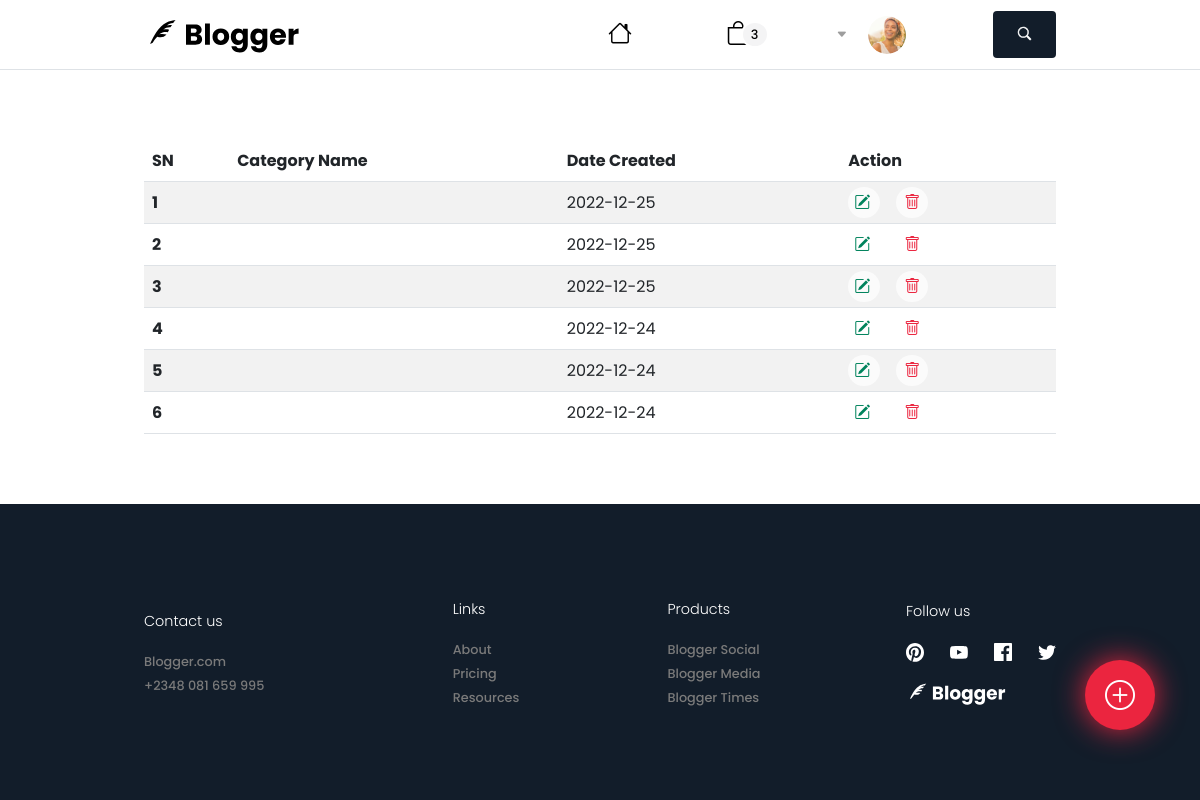
Before: /categories.php with the older database file.
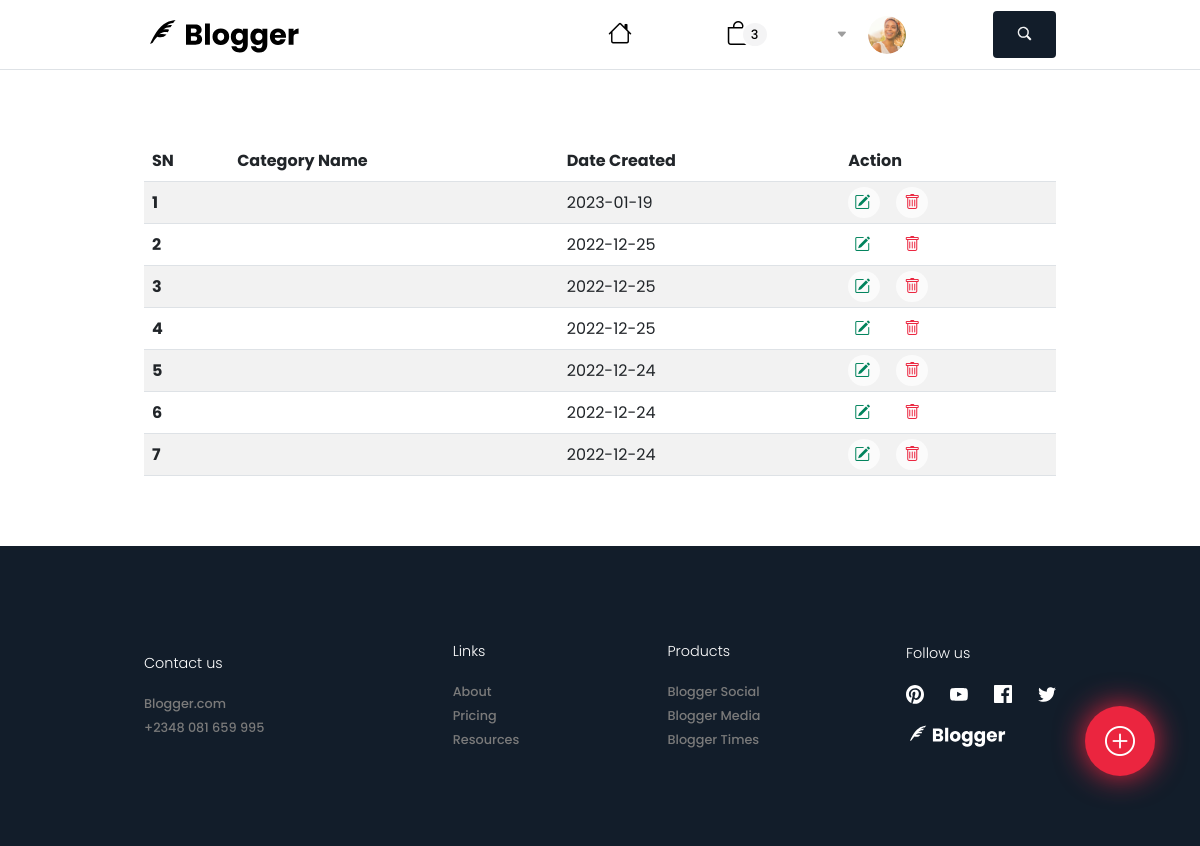
After: the same page with the newer database file.
### tables this page shows
CREATE TABLE `categories` (
  `id` int NOT NULL,
  `addCategory` varchar(255) NOT NULL,
  `dateCreated` date NOT NULL
);

### classes/dbConnect.php (called while the page is built)
<?php
    class DbConnect
    {
        protected function connect()
        {
            try
            {
                $username = 'root';
                $password = '';
                $dbConn = new PDO('mysql:host=localhost;dbname=blogger', $username, $password);
                return $dbConn;
            }
            catch (PDOException $e)
            {
                print "Connection failed: " . $e->getMessage() . "<br>";
                die();
            }
        }
    }
?>

### classes/category.queryDb.php (called while the page is built, shortened)
<?php
    class CategoryQueryDb extends DbConnect
    {
        public function fetchAllCategoryNames()
        {
            try
            {
                $stmt = $this->connect()->prepare("SELECT * FROM categories ORDER BY id DESC");
                $stmt->execute();
                return $stmt->fetchAll();
            }
            catch (Exception $e)
            {
                return $e->getMessage();
            }
        }
    }
?>

### categories.php (the view, shortened to what this page needs)
<?php
require './classes/dbConnect.php';
?>
<body>
    <div class="mainContainer">
        <?php include './headers/categoriesHeader.php' ?>
        <section class="categoriesWrapper">
            <table class="table table-striped table-hover">
                <thead>
                    <tr>
                        <th scope="col">SN</th>
                        <th scope="col">Category Name</th>
                        <th scope="col">Date Created</th>
                        <th scope="col">Action</th>
                    </tr>
                </thead>
                <tbody>
                    <?php
                        $result = new CategoryQueryDb();
                        $categories = $result->fetchAllCategoryNames();
                        foreach ($categories as $key => $category):?>
                        <tr>
                            <th scope="row"><?= $key + 1 ?></th>
                            <td><?= $category['categoryName'] ?></td>
                            <td><?= $category['dateCreated'] ?></td>
                            <td>
                                <a href="categories.php?id=<?= $category['id']; ?>" class="me-3">
                                    <i class="bi bi-pencil-square"></i>
                                </a>
                                <a href="categories.php?deleteId=<?= $category['id'] ?>">
                                    <i class="bi bi-trash"></i>
                                </a>
                            </td>
                        </tr>
                    <?php endforeach ?>
                </tbody>
            </table>
        </section>
        <footer class="d-flex justify-content-between align-items-center ">
            <div class="contactUs">
                <ul class="d-flex flex-column">
                    <p>Contact us</p>
                    <li><a href="#">Blogger.com</a></li>
                    <li><a href="tel:+2348081659995">+2348 081 659 995</a></li>
                </ul>
            </div>
            <div class="links justify-content-center">
                <ul class="d-flex flex-column">
                    <p>Links</p>
                    <li><a href="#">About</a></li>
                    <li><a href="#">Pricing</a></li>
                    <li><a href="#">Resources</a></li>
                </ul>
            </div>
            <div class="products justify-content-center">
                <ul class="d-flex flex-column">
                    <p>Products</p>
                    <li><a href="#">Blogger Social</a></li>
                    <li><a href="#">Blogger Media</a></li>
                    <li><a href="#">Blogger Times</a></li>
                </ul>
            </div>
            <div class="followUs justify-content-end">
                <ul class="d-flex flex-column align-items-start">
                    <p>Follow us</p>
                    <li>
                        <ul>
                            <li><a href="#"><img src="assets/svg/pinterestIcon.svg" alt="follow us on Facebook"></a></li>
                            <li><a href="#"><img src="assets/svg/youtubeIcon.svg" alt="follow us on Youtube"></a></li>
                            <li><a href="#"><img src="assets/svg/facebookIcon.svg" alt="follow us on Facebook"></a></li>
                            <li><a href="#"><img src="assets/svg/twitterIcon.svg" alt="follow us on Twitter"></a></li>
                        </ul>
                    </li>
                    <li class="logoList mt-3"><a href="#"><img src="assets/svg/bloggerLogoWhite.svg" alt="Blogger.com"></a></li>
                </ul>
            </div>
        </footer>
        <button type="button" class="postBtn border-0" data-bs-toggle="modal" data-bs-target="#createModal">
            <i class="bi bi-plus-circle"></i>
        </button>
    </div>
</body>
</html>

Changed rows visible on the page:
added categories: dateCreated "2023-01-19"
